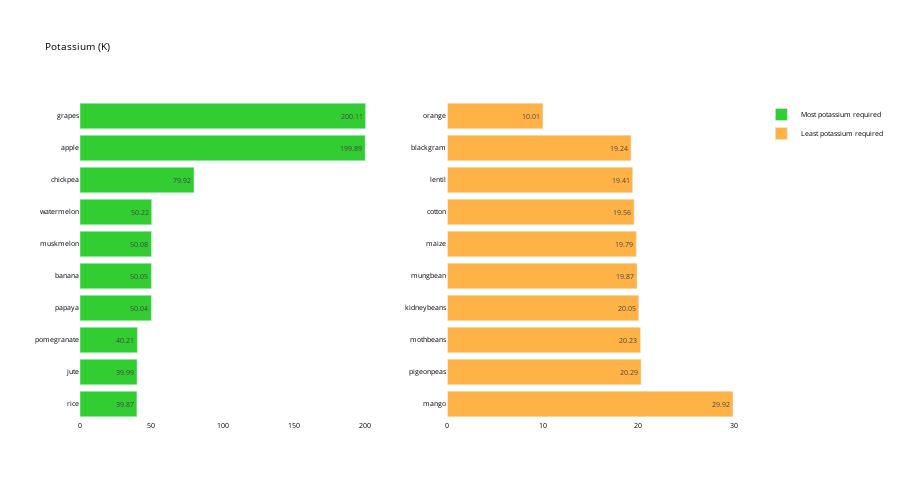

The notebook cell saved with this chart:
### Code cell
crop_summary_K = crop_summary.sort_values(by='K', ascending=False)
  
fig = make_subplots(rows=1, cols=2)

top = {
    'y' : crop_summary_K['K'][0:10].sort_values().index,
    'x' : crop_summary_K['K'][0:10].sort_values()
}

last = {
    'y' : crop_summary_K['K'][-10:].index,
    'x' : crop_summary_K['K'][-10:]
}

fig.add_trace(
    go.Bar(top,
           name="Most potassium required",
           marker_color=random.choice(colorarr),
           orientation='h',
          text=top['x']),
    
    row=1, col=1
)

fig.add_trace(
    go.Bar(last,
           name="Least potassium required",
           marker_color=random.choice(colorarr),
           orientation='h',
          text=last['x']),
    row=1, col=2
)
fig.update_traces(texttemplate='%{text}', textposition='inside')
fig.update_layout(title_text="Potassium (K)",
                  plot_bgcolor='white',
                  font_size=7, 
                  font_color='black',
                  height=500)

fig.update_xaxes(showgrid=False)
fig.update_yaxes(showgrid=False)
fig.show()

### Figure 1 — Plotly figure (JSON) as saved in the notebook; plotly's stock layout.template omitted (floating-point values rounded to 4 significant figures)
{"data": [{"marker": {"color": "#32cd32"}, "name": "Most potassium required", "orientation": "h", "text": [39.87, 39.99, 40.21, 50.04, 50.05, 50.08, 50.22, 79.92, 199.9, 200.1], "textposition": "inside", "texttemplate": "%{text}", "type": "bar", "x": [39.87, 39.99, 40.21, 50.04, 50.05, 50.08, 50.22, 79.92, 199.9, 200.1], "xaxis": "x", "y": ["rice", "jute", "pomegranate", "papaya", "banana", "muskmelon", "watermelon", "chickpea", "apple", "grapes"], "yaxis": "y"}, {"marker": {"color": "#Ffb347"}, "name": "Least potassium required", "orientation": "h", "text": [29.92, 20.29, 20.23, 20.05, 19.87, 19.79, 19.56, 19.41, 19.24, 10.01], "textposition": "inside", "texttemplate": "%{text}", "type": "bar", "x": [29.92, 20.29, 20.23, 20.05, 19.87, 19.79, 19.56, 19.41, 19.24, 10.01], "xaxis": "x2", "y": ["mango", "pigeonpeas", "mothbeans", "kidneybeans", "mungbean", "maize", "cotton", "lentil", "blackgram", "orange"], "yaxis": "y2"}], "layout": {"font": {"color": "black", "size": 7}, "height": 500, "plot_bgcolor": "white", "title": {"text": "Potassium (K)"}, "xaxis": {"anchor": "y", "domain": [0, 0.45], "showgrid": false}, "xaxis2": {"anchor": "y2", "domain": [0.55, 1], "showgrid": false}, "yaxis": {"anchor": "x", "domain": [0, 1], "showgrid": false}, "yaxis2": {"anchor": "x2", "domain": [0, 1], "showgrid": false}}}
